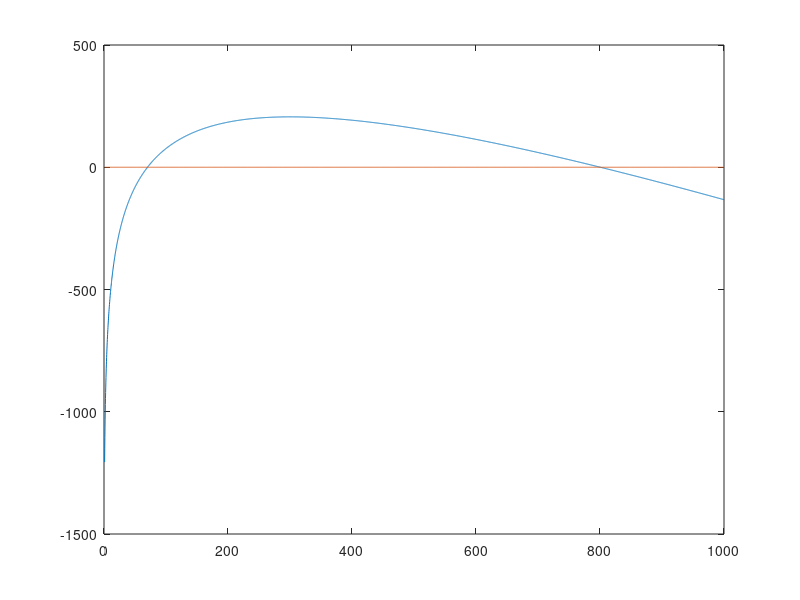

MATLAB code for this plot:

f = @(x)(-x + 300 * log(x) - 1205);
A = linspace(1, 1000, 5000);
C = linspace(0, 0, 5000);
B = f(A);
fzero(f, 100)
plot(A, B, A, C);

%plot(A, B);


